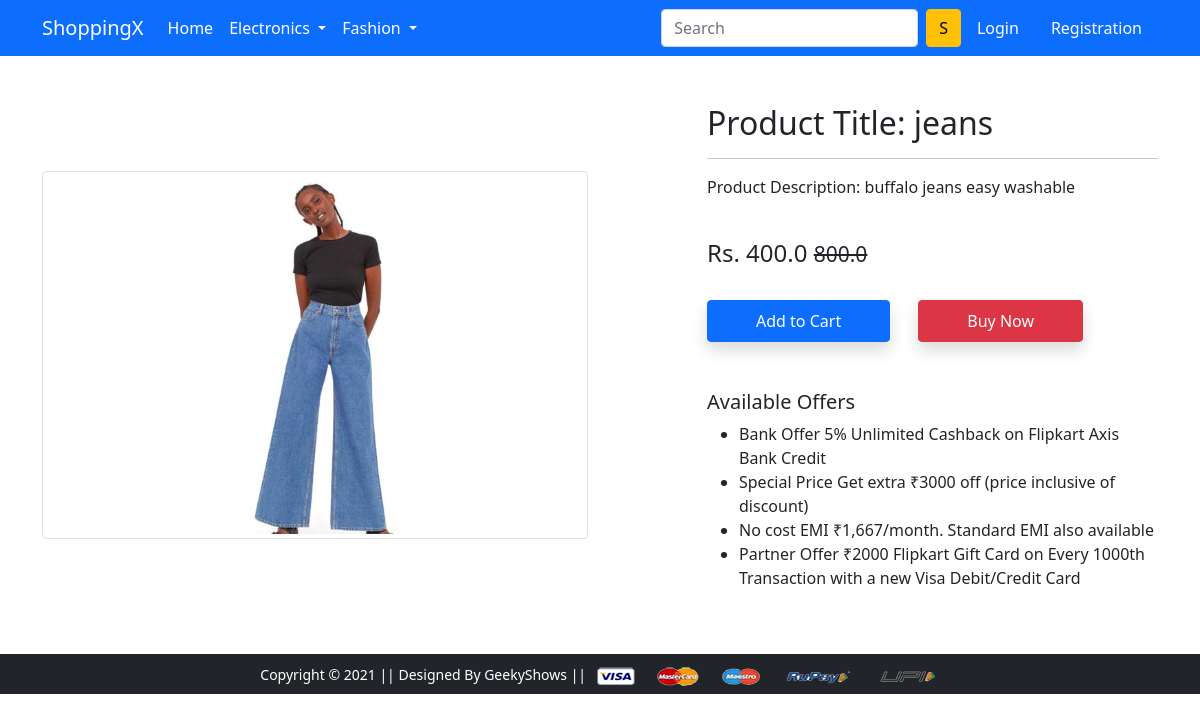
Screenshot of /product-detail/1 with the database file from the repository.
### app/models.py (models this page shows)
class Product(models.Model):
    title = models.CharField(max_length=70)
    selling_price = models.FloatField(max_length=100)
    discounted_price = models.FloatField(max_length=70)
    description = models.TextField()
    brand = models.CharField(max_length=70)
    product_image = models.ImageField(upload_to='productimg')
    category = models.CharField(max_length=2,choices=CATEGORY_CHOICES)
    def __str__(self):
        return str(self.id)

### app/views.py (the view)
# urls.py: path('product-detail/<int:pk>', views.ProductDetailView.as_view(), name='product-detail'),
class ProductDetailView(View):
    def get(self,request,pk):
        product=Product.objects.get(id=pk)
        print(product)
        return render (request, 'app/productdetail.html' , {'product':product})

### app/templates/app/productdetail.html (shortened to what this page needs)
{% extends 'app/base.html' %}
{% load static %}
{% block main-content %}
<div class="container my-5">
 <div class="row">
  <div class="col-sm-6 text-center align-self-center">
   <img src={{product.product_image.url}} alt="" class="img-fluid img-thumbnail">
  </div>
  <div class="col-sm-5 offset-sm-1">
   <h2>Product Title: {{product.title}}</h2>
   <hr>
   <p>Product Description: {{product.description}}</p> <br>
   <h4>Rs. {{product.discounted_price}} <small class="fw-light text-decoration-line-through">{{product.selling_price}}</small></h4> <br>
   <a href="{% url 'add-to-cart' %}" class="btn btn-primary shadow px-5 py-2">Add to Cart</a>
   <a href="{% url 'buy-now' %}" class="btn btn-danger shadow px-5 py-2 ms-4">Buy Now</a>
   <h5 class="mt-5">Available Offers</h5>
   <ul>
    <li>Bank Offer 5% Unlimited Cashback on Flipkart Axis Bank Credit</li>
    <li>Special Price Get extra ₹3000 off (price inclusive of discount)</li>
    <li>No cost EMI ₹1,667/month. Standard EMI also available</li>
    <li>Partner Offer ₹2000 Flipkart Gift Card on Every 1000th Transaction with a new Visa Debit/Credit Card</li>
   </ul>
  </div>
 </div>
</div>
{% endblock main-content %}

### rows the page displays
Product: product_image (picture), title "jeans", description "buffalo jeans easy washable", discounted_price "400.0", selling_price "800.0"
